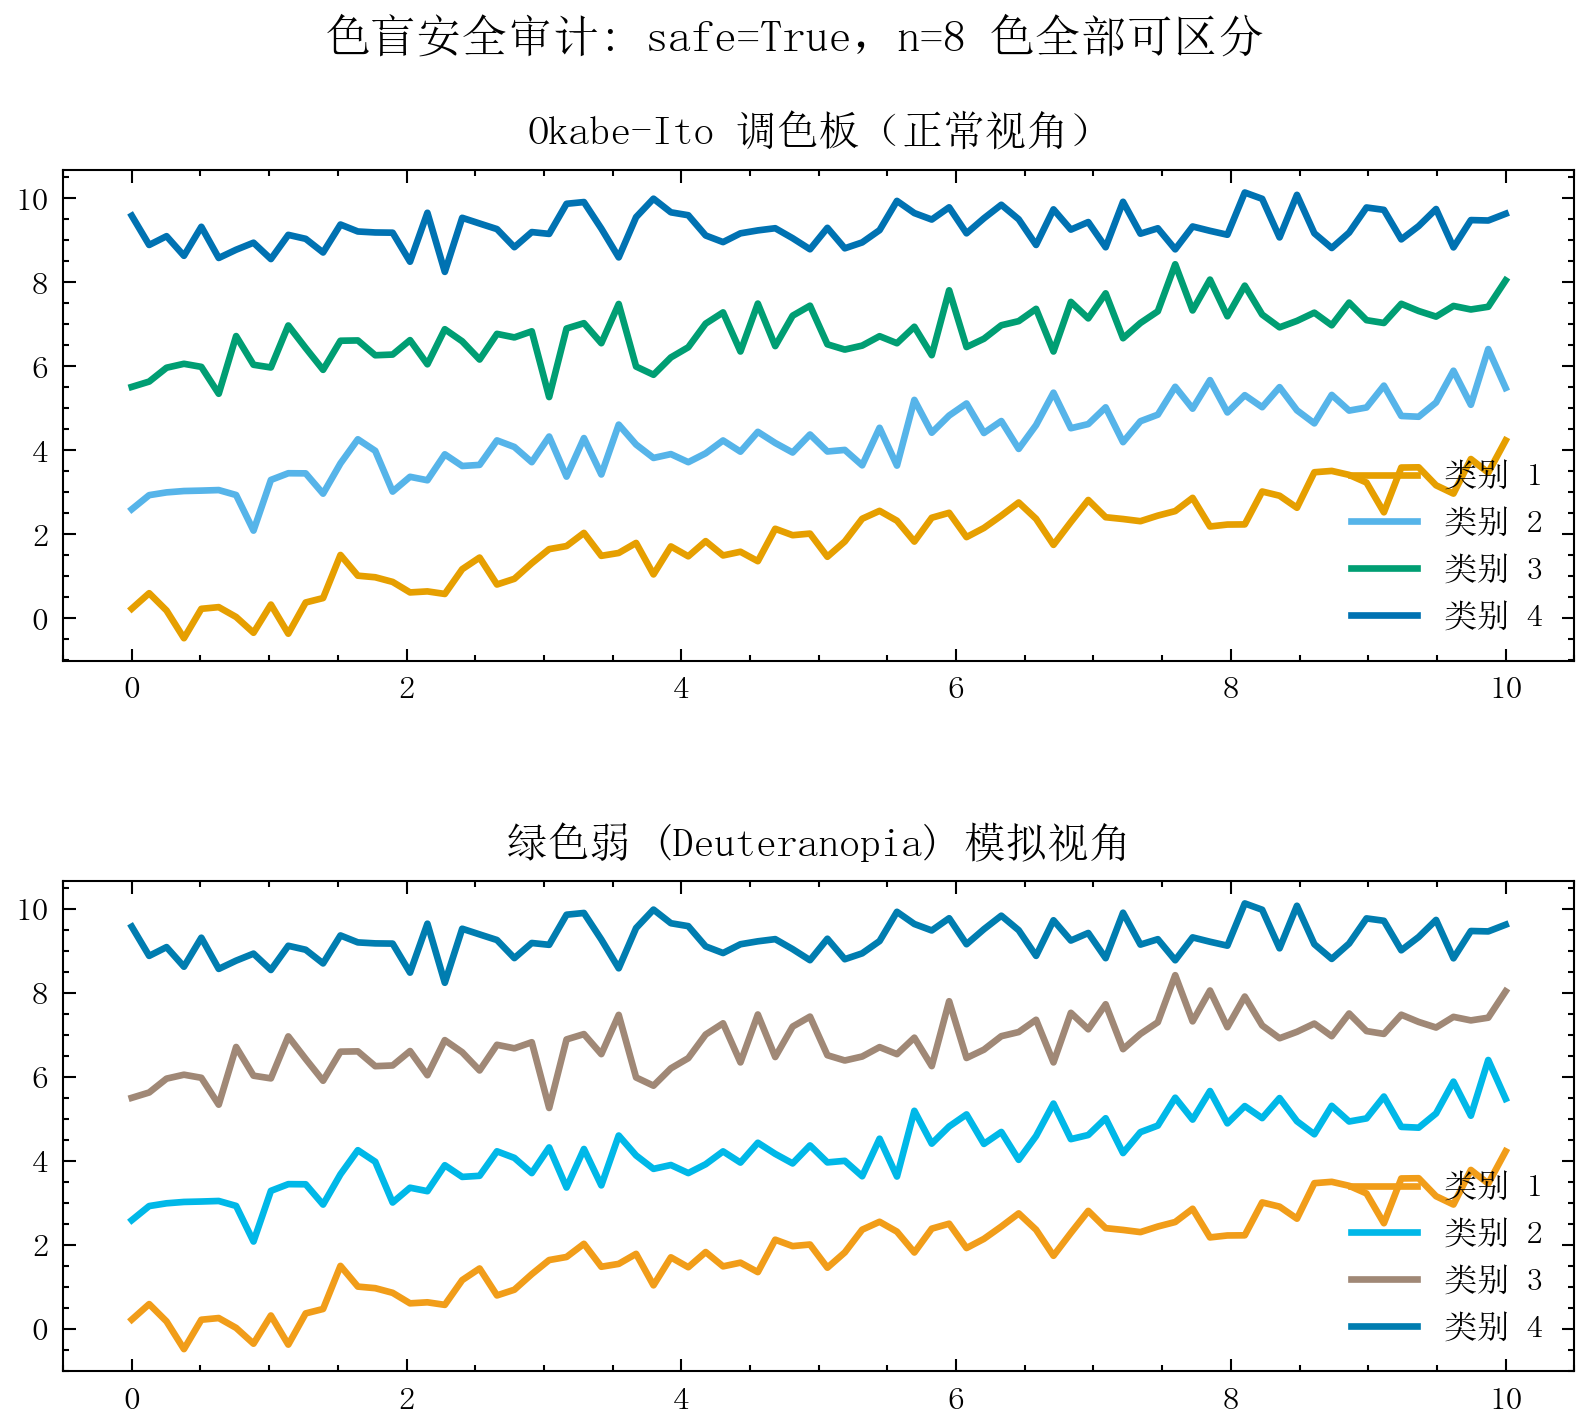

Reproduce this figure in Python.
"""
49_colorblind_okabe_ito.py — 色盲安全：Okabe-Ito 调色板 + 模拟对比

展示新内置的 Okabe-Ito 色盲安全调色板，以及 simulate_colorblind()
的模拟效果（绿色弱视角），强调"审稿七宗罪"之一的配色防线。
"""

import numpy as np
import matplotlib.pyplot as plt
import sciplot as sp

# ── 数据：四个类别的折线 ──────────────────────────────────────
rng = np.random.default_rng(49)
x = np.linspace(0, 10, 80)
series = [
    x * 0.35 + rng.normal(0, 0.4, 80),
    x * 0.25 + 3.0 + rng.normal(0, 0.4, 80),
    x * 0.15 + 6.0 + rng.normal(0, 0.4, 80),
    x * 0.05 + 9.0 + rng.normal(0, 0.4, 80),
]
labels = ["类别 1", "类别 2", "类别 3", "类别 4"]
colors = sp.OKABE_ITO["okabe-ito-4"]

# 显式套用样式（含中文字体），避免手写 subplots 时字体缺失
sp.setup_style("nature", "okabe-ito", lang="zh")

# ── 上半：Okabe-Ito 调色板（正常视角） ────────────────────────
fig, axes = plt.subplots(2, 1, figsize=(6.5, 5.2),
                         gridspec_kw=dict(hspace=0.45))

ax = axes[0]
for s, c, lb in zip(series, colors, labels):
    ax.plot(x, s, color=c, linewidth=1.6, label=lb)
ax.set_title("Okabe-Ito 调色板（正常视角）", fontsize=10)
ax.legend(frameon=False, fontsize=8)
ax.tick_params(direction="in", labelsize=8)

# ── 下半：绿色弱（deuteranopia）模拟视角 ──────────────────────
ax2 = axes[1]
sim = sp.simulate_colorblind(colors, "deuteranopia")
for s, c, lb in zip(series, sim, labels):
    ax2.plot(x, s, color=c, linewidth=1.6, label=lb)
ax2.set_title("绿色弱 (Deuteranopia) 模拟视角", fontsize=10)
ax2.legend(frameon=False, fontsize=8)
ax2.tick_params(direction="in", labelsize=8)

# ── 审计报告标注 ──────────────────────────────────────────────
report = sp.audit_palette("okabe-ito")
fig.suptitle(f"色盲安全审计: safe={report['safe']}，"
             f"n={report['n_colors']} 色全部可区分",
             fontsize=11, y=0.98)

sp.save(fig, "showcase/49_colorblind_okabe_ito", formats=("png",), dpi=300)
